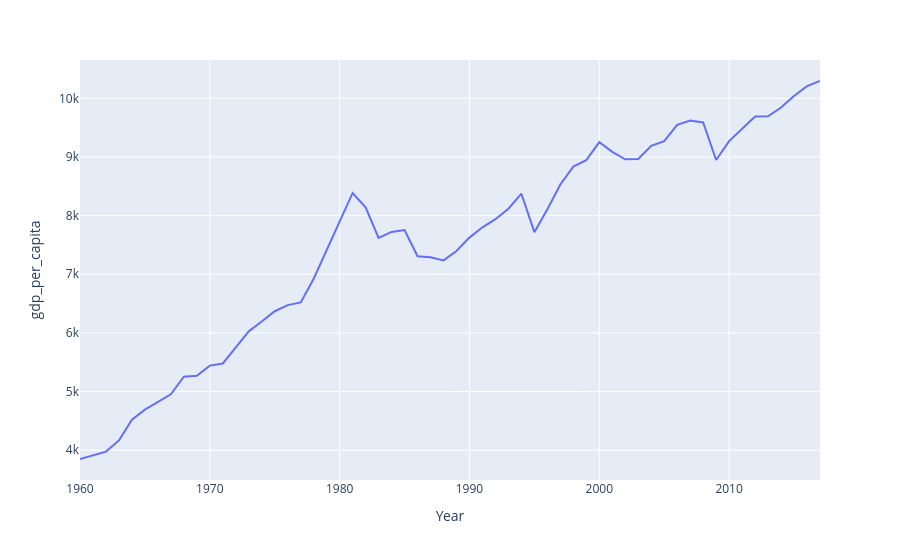

Notebook code cell kept with this figure:
### Code cell
px.line(gdp_and_pop.query('Entity == "Mexico"'), x="Year", y = "gdp_per_capita")

### Figure 1 — Plotly figure (JSON) as saved in the notebook; plotly's stock layout.template omitted (floating-point values rounded to 4 significant figures)
{"data": [{"hovertemplate": "Year=%{x}<br>gdp_per_capita=%{y}<extra></extra>", "legendgroup": "", "line": {"color": "#636efa", "dash": "solid"}, "marker": {"symbol": "circle"}, "mode": "lines", "name": "", "orientation": "v", "showlegend": false, "type": "scatter", "x": [1960, 1961, 1962, 1963, 1964, 1965, 1966, 1967, 1968, 1969, 1970, 1971, 1972, 1973, 1974, 1975, 1976, 1977, 1978, 1979, 1980, 1981, 1982, 1983, 1984, 1985, 1986, 1987, 1988, 1989, 1990, 1991, 1992, 1993, 1994, 1995, 1996, 1997, 1998, 1999, 2000, 2001, 2002, 2003, 2004, 2005, 2006, 2007, 2008, 2009, 2010, 2011, 2012, 2013, 2014, 2015, 2016, 2017], "xaxis": "x", "y": [3849.0, 3918.0, 3975.0, 4166.0, 4519.0, 4692.0, 4825.0, 4952.0, 5253.0, 5268.0, 5442.0, 5478.0, 5754.0, 6026.0, 6194.0, 6369.0, 6473.0, 6519.0, 6924.0, 7409.0, 7897.0, 8386.0, 8140.0, 7622.0, 7722.0, 7752.0, 7306.0, 7291.0, 7237.0, 7396.0, 7625.0, 7801.0, 7939.0, 8117.0, 8374.0, 7718.0, 8109.0, 8530.0, 8836.0, 8946.0, 9254.0, 9088.0, 8961.0, 8967.0, 9191.0, 9271.0, 9547.0, 9622.0, 9588.0, 8948.0, 9271.0, 9478.0, 9691.0, 9694.0, 9843.0, 10040.0, 10210.0, 10300.0], "yaxis": "y"}], "layout": {"legend": {"tracegroupgap": 0}, "margin": {"t": 60}, "xaxis": {"anchor": "y", "domain": [0, 1], "title": {"text": "Year"}}, "yaxis": {"anchor": "x", "domain": [0, 1], "title": {"text": "gdp_per_capita"}}}}
